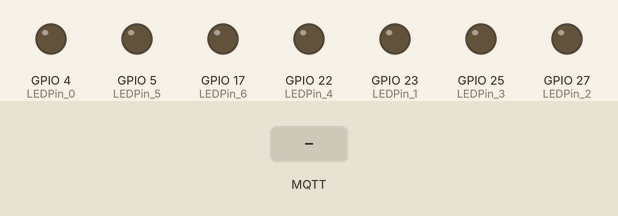
Simulated run of this sketch. Board: ESP32. On the bench: output pins drawn as LEDs (lit = HIGH). The inputs (shaded band) are chosen by the test bench. WiFi joins after 1.5 s; servers stay silent unless stated; no MQTT or app messages arrive unless stated; what the sketch prints to the serial monitor is not drawn.

Above: at 0.1 s.
At 2.7 s:
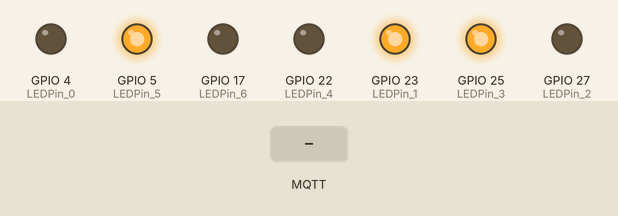
2.8 s: MQTT message "1" arrives on the first subscribed topic
At 3.6 s:
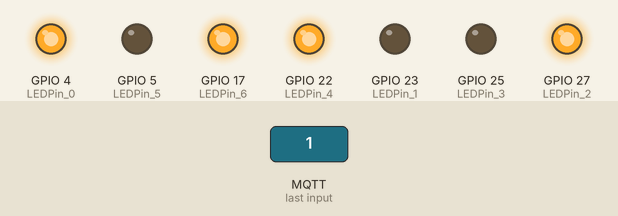
4.3 s: MQTT message "on" arrives on the first subscribed topic
5.8 s: MQTT message "off" arrives on the first subscribed topic
Timing chart, 0 to 8.8 s (numbered marks = the images above; inputs shaded):
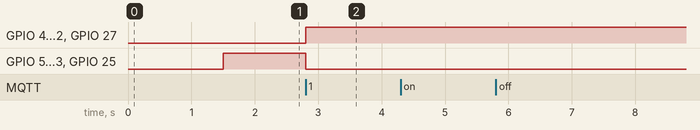

Measured:
- after the input at 2.8 s, GPIO 4 (LEDPin_0), GPIO 17 (LEDPin_6), GPIO 22 (LEDPin_4), GPIO 27 (LEDPin_2): LOW → HIGH at once; GPIO 5 (LEDPin_5), GPIO 23 (LEDPin_1), GPIO 25 (LEDPin_3): HIGH → LOW at once
- after the input at 4.3 s, every drawn part: stays the same
- after the input at 5.8 s, every drawn part: stays the same

The sketch:

LED.ino
```cpp
#include <WiFi.h>
#include <PubSubClient.h>


// WiFi credentials
const char* ssidList[] = {"iot2.4g", "3715"};
const char* passwordList[] = {"12345678", "12345678"};
const int numNetworks = sizeof(ssidList) / sizeof(ssidList[0]);

// MQTT Broker info
//IPAddress server(140, 127, 196, 119);
static char *server = "140.127.196.39";
int port = 18883;

#define TOPIC_LED   "lamy/LED"
#define Signal   "lamy/Signal"


static char *client_id = "jsdonicqe;nc;qn";
unsigned long light_time;


// Clients for MQTT
WiFiClient wifiClient;
PubSubClient client(wifiClient);

// Pin Assignment
const int LEDPin_0 = 4;
const int LEDPin_1 = 23;
const int LEDPin_2 = 27;
const int LEDPin_3 = 25;
const int LEDPin_4 = 22;
const int LEDPin_5 = 5;
const int LEDPin_6 = 17;


const char* mqtt_user = "iot2024";
const char* mqtt_password = "isuCSIE2024#";

void reconnect() {
  // Loop until we're reconnected
  while (!client.connected()) {
    Serial.print("Attempting MQTT connection...");
    // Attempt to connect
    if (client.connect("ESP32Clientgg",mqtt_user,mqtt_password)) {
      Serial.println("connected");

      client.subscribe(Signal);
    } else {
      Serial.print("failed, rc=");
      Serial.print(client.state());
      Serial.println(" try again in 5 seconds");
      // Wait 5 seconds before retrying
      delay(5000);
    }
  }
}
void connectToWiFi() {
  for (int i = 0; i < numNetworks; i++) {
    WiFi.begin(ssidList[i], passwordList[i]);
    Serial.print("Connecting to ");
    Serial.println(ssidList[i]);

    int attempts = 0;
    while (WiFi.status() != WL_CONNECTED && attempts < 20) {  // Try for 10 seconds
      delay(500);
      Serial.print(".");
      attempts++;
    }

    if (WiFi.status() == WL_CONNECTED) {
      Serial.println("Connected to WiFi");
      Serial.print("IP address: ");
      Serial.println(WiFi.localIP());
      break;
    } else {
      Serial.println("Failed to connect");
    }
  }

  if (WiFi.status() != WL_CONNECTED) {
    Serial.println("Could not connect to any WiFi network");
  }
}


// the setup function runs once when you press reset or power the board
void setup() {
  Serial.begin(115200);
  connectToWiFi();
  client.setServer(server, port); // Setup Server address and port

  // initialize digital pin LED_BUILTIN as an output.
  pinMode(LEDPin_0, OUTPUT);
  pinMode(LEDPin_1, OUTPUT);
  pinMode(LEDPin_2, OUTPUT);
  pinMode(LEDPin_3, OUTPUT);
  pinMode(LEDPin_4, OUTPUT);
  pinMode(LEDPin_5, OUTPUT);
  pinMode(LEDPin_6, OUTPUT);
  digitalWrite(LEDPin_0, LOW);   // turn the LED on (HIGH is the voltage level)
  digitalWrite(LEDPin_1, HIGH);
  digitalWrite(LEDPin_2, LOW);
  digitalWrite(LEDPin_3, HIGH);
  digitalWrite(LEDPin_4, LOW);
  digitalWrite(LEDPin_5, HIGH);
  digitalWrite(LEDPin_6, LOW);
  client.publish(TOPIC_LED, "0101010");


  light_time=millis();

  // 設定 MQTT 伺服器和回調函數

  client.setCallback(callback);
}

// the loop function runs over and over again forever
void loop() {

  char buf[8];

  if (!client.connected()) {
    reconnect();
  }

    light_time=millis();

    client.loop();
}

// MQTT 訊息回調函數
void callback(char* topic, byte* message, unsigned int length)
{

  String messageTemp;

  //copy字串訊息
  for(int i=0; i < length; i++)
  {
    Serial.print((char)message[i]);
    messageTemp+=(char)message[i];
  }
  //如果是lamy/Signal發送且字串為1

    if(messageTemp == "1")
    {
      Serial.println("1");
      if(light_time%3==0)
      {
        digitalWrite(LEDPin_0, LOW);   // turn the LED on (HIGH is the voltage level)
        digitalWrite(LEDPin_1, HIGH);
        digitalWrite(LEDPin_2, LOW);
        digitalWrite(LEDPin_3, HIGH);
        digitalWrite(LEDPin_4, LOW);
        digitalWrite(LEDPin_5, HIGH);
        digitalWrite(LEDPin_6, LOW);

        client.publish(TOPIC_LED, "0101010");
        Serial.println("模式1");

      }
      else  if(light_time%3==1)
      {
        digitalWrite(LEDPin_0, HIGH);   // turn the LED on (HIGH is the voltage level)
        digitalWrite(LEDPin_1, LOW);
        digitalWrite(LEDPin_2, HIGH);
        digitalWrite(LEDPin_3, LOW);
        digitalWrite(LEDPin_4, HIGH);
        digitalWrite(LEDPin_5, LOW);
        digitalWrite(LEDPin_6, HIGH);

        client.publish(TOPIC_LED, "1010101");
        Serial.println("模式2");

      }
      else  if(light_time%3==2)
      {
        digitalWrite(LEDPin_0, HIGH);   // turn the LED on (HIGH is the voltage level)
        digitalWrite(LEDPin_1, LOW);
        digitalWrite(LEDPin_2, LOW);
        digitalWrite(LEDPin_3, HIGH);
        digitalWrite(LEDPin_4, LOW);
        digitalWrite(LEDPin_5, LOW);
        digitalWrite(LEDPin_6, HIGH);

        client.publish(TOPIC_LED, "1001001");
        Serial.println("模式3");
      }


    }

}
```
